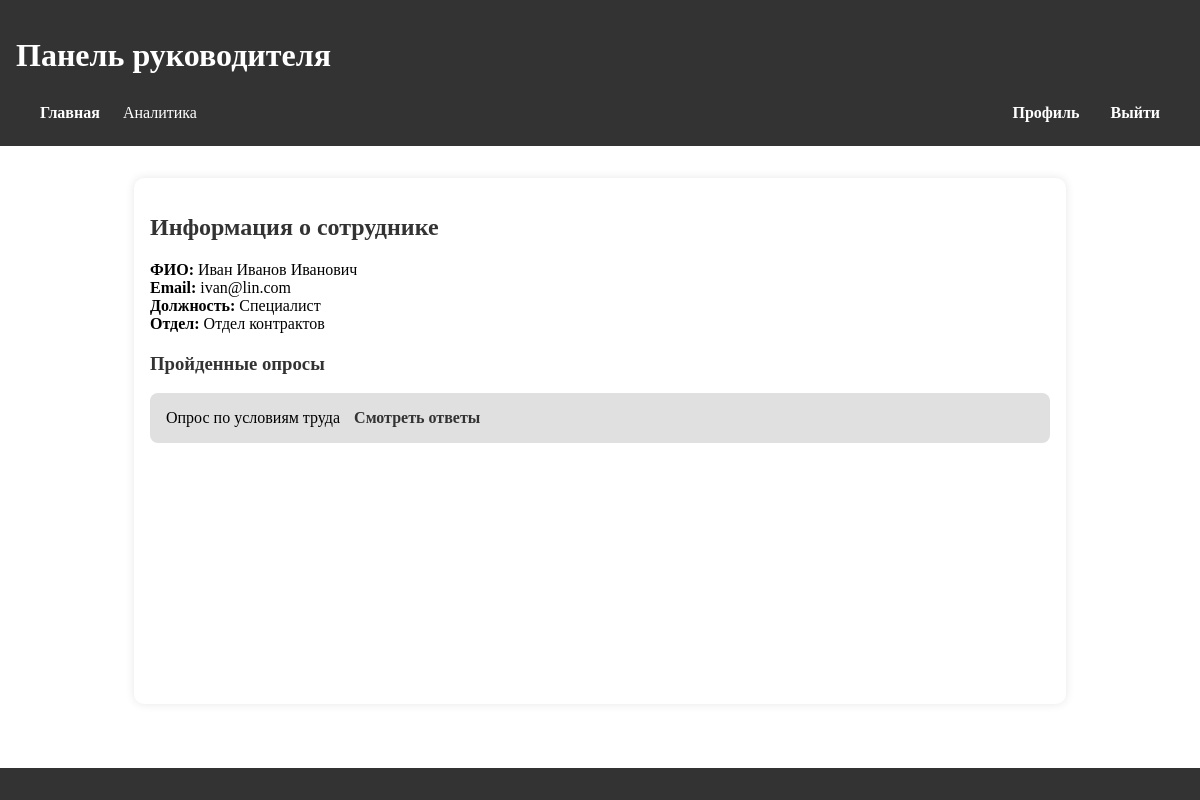
Screenshot of /manager/employee/2/ (signed in) with the database file from the repository.
### polls/models.py (models this page shows, shortened)
class CustomUser(AbstractUser):
    full_name = models.CharField(max_length=150)
    position = models.CharField(max_length=100)
    department = models.CharField(max_length=100)
    ROLE_CHOICES = (
        ('user', 'Обычный пользователь'),
        ('manager', 'Руководитель'),
        ('admin', 'Администратор'),
    )
    role = models.CharField(max_length=10, choices=ROLE_CHOICES, default='user')

class Survey(models.Model):
    name = models.CharField(max_length=100)  # Название опроса
    description = models.TextField()  # Описание опроса
    is_active = models.BooleanField(default=True)  # Статус (активен ли опрос)
    allow_anonymous = models.BooleanField(default=False)

### polls/views.py (the view)
# urls.py: path('manager/employee/<int:user_id>/', views.employee_detail, name='employee_detail'),
@login_required
def employee_detail(request, user_id):
    User = get_user_model()
    try:
        employee = User.objects.get(id=user_id, role='user')
    except User.DoesNotExist:
        raise Http404("Сотрудник не найден")
    if employee.department != request.user.department:
        raise Http404("Нет доступа к этому сотруднику")
    from .models import Survey, Answer
    answered_survey_ids = Answer.objects.filter(
        user=employee,
        is_anonymous=False  # ← ключевая проверка!
    ).values_list('survey_id', flat=True).distinct()
    answered_surveys = Survey.objects.filter(id__in=answered_survey_ids)
    anonymous_survey_ids = Answer.objects.filter(
        user=employee,
        is_anonymous=True
    ).values_list('survey_id', flat=True).distinct()
    anonymous_surveys = Survey.objects.filter(id__in=anonymous_survey_ids)
    return render(request, 'manager/employee_detail.html', {
        'employee': employee,
        'answered_surveys': answered_surveys,
        'anonymous_surveys': anonymous_surveys,
    })

### templates/manager/employee_detail.html (shortened to what this page needs)
<!DOCTYPE html>
<html lang="en">
<head>
</head>
<body>
{% extends 'base_manager.html' %}
{% block content %}
  <h2>Информация о сотруднике</h2>
  <div style="margin-bottom: 20px;">
    <strong>ФИО:</strong> {{ employee.full_name }}<br>
    <strong>Email:</strong> {{ employee.email }}<br>
    <strong>Должность:</strong> {{ employee.position }}<br>
    <strong>Отдел:</strong> {{ employee.department }}
  </div>
  <h3>Пройденные опросы</h3>
  {% if answered_surveys %}
    <ul>
      {% for survey in answered_surveys %}
        <li>
          {{ survey.name }}
          <a href="{% url 'employee_answers' employee.id survey.id %}" style="margin-left: 10px;">
            Смотреть ответы
          </a>
        </li>
      {% endfor %}
    </ul>
  {% else %}
    <p>Сотрудник ещё не проходил опросы.</p>
  {% endif %}
{% endblock %}

### polls/static/css/style.css (style rules this page uses)
html, body { height: 100%; margin: 0; padding: 0; display: flex; flex-direction: column; }
h2, h3 { color: #333; }
ul { list-style-type: none; padding: 0; }
li { background-color: #e0e0e0; margin: 0.5rem 0; padding: 1rem; border-radius: 8px; transition: background-color 0.3s; }
a { color: #333; text-decoration: none; font-weight: bold; }

### rows the page displays
CustomUser: full_name "Иван Иванов Иванович", email "ivan@lin.com", position "Специалист", department "Отдел контрактов"
Survey: name "Опрос по условиям труда"
